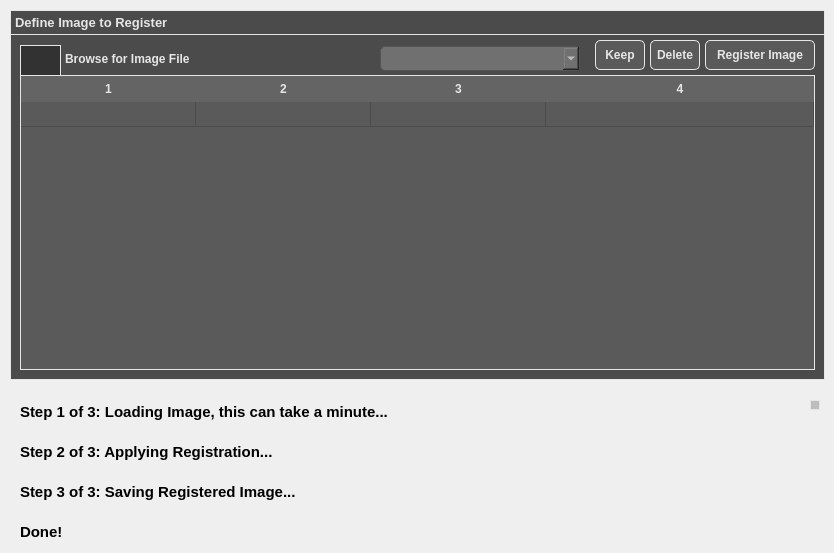
    <widget class="QWidget" name="ApplyToImageTabName">
     <attribute name="title">
      <string>Align Images</string>
     </attribute>
     <widget class="QFrame" name="ApplyToImageFrame">
      <property name="geometry">
       <rect>
        <x>10</x>
        <y>10</y>
        <width>815</width>
        <height>370</height>
       </rect>
      </property>
      <property name="styleSheet">
       <string notr="true">QFrame { 
	background-color: #4b4b4b;
	border: 1px solid #e6e6e6; /* Border  */
}</string>
      </property>
      <property name="frameShape">
       <enum>QFrame::StyledPanel</enum>
      </property>
      <property name="frameShadow">
       <enum>QFrame::Raised</enum>
      </property>
      <widget class="QTextEdit" name="ApplyToImageTableHeaderText">
       <property name="geometry">
        <rect>
         <x>0</x>
         <y>0</y>
         <width>815</width>
         <height>25</height>
        </rect>
       </property>
       <property name="font">
        <font>
         <pointsize>10</pointsize>
         <weight>75</weight>
         <bold>true</bold>
        </font>
       </property>
       <property name="styleSheet">
        <string notr="true">QTextEdit { 
	background-color: #4b4b4b;
	color: #e6e6e6; /* Text color */
	border: 1px solid #e6e6e6; /* Border  */
    text-align: left;
    font-weight: bold;
}</string>
       </property>
       <property name="verticalScrollBarPolicy">
        <enum>Qt::ScrollBarAlwaysOff</enum>
       </property>
       <property name="horizontalScrollBarPolicy">
        <enum>Qt::ScrollBarAlwaysOff</enum>
       </property>
       <property name="readOnly">
        <bool>true</bool>
       </property>
       <property name="html">
        <string>&lt;!DOCTYPE HTML PUBLIC &quot;-//W3C//DTD HTML 4.0//EN&quot; &quot;http://www.w3.org/TR/REC-html40/strict.dtd&quot;&gt;
&lt;html&gt;&lt;head&gt;&lt;meta name=&quot;qrichtext&quot; content=&quot;1&quot; /&gt;&lt;style type=&quot;text/css&quot;&gt;
p, li { white-space: pre-wrap; }
&lt;/style&gt;&lt;/head&gt;&lt;body style=&quot; font-family:'MS Shell Dlg 2'; font-size:10pt; font-weight:600; font-style:normal;&quot;&gt;
&lt;p style=&quot; margin-top:0px; margin-bottom:0px; margin-left:0px; margin-right:0px; -qt-block-indent:0; text-indent:0px;&quot;&gt;Define Image to Register&lt;/p&gt;&lt;/body&gt;&lt;/html&gt;</string>
       </property>
      </widget>
      <widget class="QPushButton" name="chooseImageFileButton">
       <property name="geometry">
        <rect>
         <x>10</x>
         <y>35</y>
         <width>41</width>
         <height>31</height>
        </rect>
       </property>
       <property name="font">
        <font>
         <weight>75</weight>
         <bold>true</bold>
        </font>
       </property>
       <property name="styleSheet">
        <string notr="true">QPushButton {
    background-color: #323232;
    color: #e6e6e6; /* Text color */
    border: 1px solid #e6e6e6; /* Border  */
    border-radius: 0px; /* Optional: Rounded corners */
    padding: 5px; /* Optional: Padding around text */
	qproperty-icon: url(Folder.jpg); /* Default icon */
}
 </string>
       </property>
       <property name="text">
        <string/>
       </property>
       <property name="iconSize">
        <size>
         <width>35</width>
         <height>35</height>
        </size>
       </property>
      </widget>
      <widget class="QTextEdit" name="BrowseForImageText">
       <property name="geometry">
        <rect>
         <x>51</x>
         <y>38</y>
         <width>201</width>
         <height>24</height>
        </rect>
       </property>
       <property name="font">
        <font>
         <pointsize>9</pointsize>
         <weight>75</weight>
         <bold>true</bold>
        </font>
       </property>
       <property name="styleSheet">
        <string notr="true">QTextEdit { 
	background-color: transparent;
	color: #e6e6e6; /* Text color */
	border: 0px solid #4b4b4b; /* Border  */
    border-radius: 5px; /* Optional: Rounded corners */
}</string>
       </property>
       <property name="verticalScrollBarPolicy">
        <enum>Qt::ScrollBarAlwaysOff</enum>
       </property>
       <property name="horizontalScrollBarPolicy">
        <enum>Qt::ScrollBarAlwaysOff</enum>
       </property>
       <property name="readOnly">
        <bool>true</bool>
       </property>
       <property name="html">
        <string>&lt;!DOCTYPE HTML PUBLIC &quot;-//W3C//DTD HTML 4.0//EN&quot; &quot;http://www.w3.org/TR/REC-html40/strict.dtd&quot;&gt;
&lt;html&gt;&lt;head&gt;&lt;meta name=&quot;qrichtext&quot; content=&quot;1&quot; /&gt;&lt;style type=&quot;text/css&quot;&gt;
p, li { white-space: pre-wrap; }
&lt;/style&gt;&lt;/head&gt;&lt;body style=&quot; font-family:'MS Shell Dlg 2'; font-size:9pt; font-weight:600; font-style:normal;&quot;&gt;
&lt;p style=&quot; margin-top:0px; margin-bottom:0px; margin-left:0px; margin-right:0px; -qt-block-indent:0; text-indent:0px;&quot;&gt;Browse for Image File&lt;/p&gt;&lt;/body&gt;&lt;/html&gt;</string>
       </property>
      </widget>
      <widget class="QComboBox" name="ApplyToImageComboBox">
       <property name="geometry">
        <rect>
         <x>370</x>
         <y>36</y>
         <width>200</width>
         <height>25</height>
        </rect>
       </property>
       <property name="font">
        <font>
         <pointsize>10</pointsize>
        </font>
       </property>
       <property name="styleSheet">
        <string notr="true">QComboBox {
    background-color: #707070; /* Light gray background color */
    color: #e6e6e6; /* Dark gray font color */
    padding: 5px; /* Optional: adds padding inside the combobox */
    border: 1px solid #555555; /* Optional: border color */
    border-radius: 5px; /* Optional: rounded corners */
}

QComboBox QAbstractItemView { /* Styles for dropdown list */
    background-color: #707070; /* Dropdown background color */
    color: #e6e6e6; /* Dropdown font color */
    selection-background-color: #cce5ff; /* Background color when an item is selected */
    selection-color: #e6e6e6; /* Font color of selected item */
}

</string>
       </property>
      </widget>
      <widget class="QPushButton" name="RegisterImageButton">
       <property name="geometry">
        <rect>
         <x>695</x>
         <y>30</y>
         <width>110</width>
         <height>30</height>
        </rect>
       </property>
       <property name="font">
        <font>
         <pointsize>9</pointsize>
         <weight>75</weight>
         <bold>true</bold>
        </font>
       </property>
       <property name="styleSheet">
        <string notr="true">QPushButton {
    background-color: #5a5a5a;
    color: #e6e6e6; /* Text color */
    border: 1px solid #e6e6e6; /* Border  */
    border-radius: 5px; /* Optional: Rounded corners */
    padding: 5px; /* Optional: Padding around text */
}

QPushButton:hover {
    background-color: #666f75; /* Grey-blue when hovered */
}

QPushButton:pressed {
    background-color: #7b8e9c; /* More blue when pressed */
}</string>
       </property>
       <property name="text">
        <string>Register Image</string>
       </property>
      </widget>
      <widget class="QTableWidget" name="ApplyToImageTableWidget">
       <property name="geometry">
        <rect>
         <x>10</x>
         <y>65</y>
         <width>795</width>
         <height>295</height>
        </rect>
       </property>
       <property name="font">
        <font>
         <pointsize>9</pointsize>
         <weight>75</weight>
         <bold>true</bold>
        </font>
       </property>
       <property name="styleSheet">
        <string notr="true">QTableView {
    background-color: #5a5a5a;
    color: #e6e6e6; 
    font-weight: bold;
    border: 1px solid #e6e6e6; /* Border  */
    border-radius: 0px; /* Optional: Rounded corners */
}

QHeaderView::section {
    border: 0px solid #e6e6e6; /* Border  */
    gridline-color: #e6e6e6; /* Set the color of the gridlines */
    background-color: #646464;
    color: #e6e6e6; 
    font-weight: bold;
    padding: 4px;
}

QHeaderView {
	border: 0px solid #e6e6e6; /* Border  */
    background-color: #646464; /* Background for the entire header area */
}

QTableCornerButton::section {
    background-color: #646464; /* Match the header background */
}

QTableWidget::item {
    border: 0px solid #e6e6e6; /* Border  */
    gridline-color: #e6e6e6; /* Set the color of the gridlines */
	text-align: center;
}

QTableView::viewport {
    background-color: #646464; /* Background beneath the last row */
}

QTableWidget::item:selected {
    background-color: #666f75; /* background for selected cells */
   color: #e6e6e6; /* Text color for selected cells */
}

QTableWidget::item:selected:!active {
    background-color: #5a5a5a; /* background when table loses focus */
    color: #e6e6e6; /* Text color */
}

QTableWidget QLineEdit {
    background-color: #666f75; /* Background when editing (light orange) */
    color: #e6e6e6; /* Text color while editing */
    border: 1px solid #e6e6e6; /* Border for the editor */
}</string>
       </property>
       <property name="editTriggers">
        <set>QAbstractItemView::NoEditTriggers</set>
       </property>
       <property name="rowCount">
        <number>1</number>
       </property>
       <property name="columnCount">
        <number>4</number>
       </property>
       <attribute name="horizontalHeaderCascadingSectionResizes">
        <bool>true</bool>
       </attribute>
       <attribute name="horizontalHeaderMinimumSectionSize">
        <number>175</number>
       </attribute>
       <attribute name="horizontalHeaderDefaultSectionSize">
        <number>175</number>
       </attribute>
       <attribute name="horizontalHeaderStretchLastSection">
        <bool>true</bool>
       </attribute>
       <attribute name="verticalHeaderVisible">
        <bool>false</bool>
       </attribute>
       <attribute name="verticalHeaderMinimumSectionSize">
        <number>25</number>
       </attribute>
       <attribute name="verticalHeaderDefaultSectionSize">
        <number>25</number>
       </attribute>
       <row/>
       <column/>
       <column/>
       <column/>
       <column/>
      </widget>
      <widget class="QPushButton" name="KeepApplyToImageButton">
       <property name="enabled">
        <bool>true</bool>
       </property>
       <property name="geometry">
        <rect>
         <x>585</x>
         <y>30</y>
         <width>50</width>
         <height>30</height>
        </rect>
       </property>
       <property name="font">
        <font>
         <pointsize>9</pointsize>
         <weight>75</weight>
         <bold>true</bold>
        </font>
       </property>
       <property name="styleSheet">
        <string notr="true">QPushButton {
    background-color: #5a5a5a;
    color: #e6e6e6; /* Text color */
    border: 1px solid #e6e6e6; /* Border  */
    border-radius: 5px; /* Optional: Rounded corners */
    padding: 5px; /* Optional: Padding around text */
}

QPushButton:hover {
    background-color: #666f75; /* Grey-blue when hovered */
}

QPushButton:pressed {
    background-color: #7b8e9c; /* More blue when pressed */
}</string>
       </property>
       <property name="text">
        <string>Keep</string>
       </property>
      </widget>
      <widget class="QPushButton" name="DeleteApplyToImageButton">
       <property name="geometry">
        <rect>
         <x>640</x>
         <y>30</y>
         <width>50</width>
         <height>30</height>
        </rect>
       </property>
       <property name="font">
        <font>
         <pointsize>9</pointsize>
         <weight>75</weight>
         <bold>true</bold>
        </font>
       </property>
       <property name="styleSheet">
        <string notr="true">QPushButton {
    background-color: #5a5a5a;
    color: #e6e6e6; /* Text color */
    border: 1px solid #e6e6e6; /* Border  */
    border-radius: 5px; /* Optional: Rounded corners */
    padding: 5px; /* Optional: Padding around text */
}

QPushButton:hover {
    background-color: #666f75; /* Grey-blue when hovered */
}

QPushButton:pressed {
    background-color: #7b8e9c; /* More blue when pressed */
}</string>
       </property>
       <property name="text">
        <string>Delete</string>
       </property>
      </widget>
     </widget>
     <widget class="QLabel" name="ApplyToImageText_1">
      <property name="geometry">
       <rect>
        <x>20</x>
        <y>400</y>
        <width>781</width>
        <height>24</height>
       </rect>
      </property>
      <property name="font">
       <font>
        <pointsize>11</pointsize>
        <weight>75</weight>
        <bold>true</bold>
       </font>
      </property>
      <property name="styleSheet">
       <string notr="true">QLabel { 
	background-color: transparent;
	color: #e6e6e6; /* Text color */
	border: 0px solid #e6e6e6; /* Border  */
    qproperty-alignment: 'AlignLeft';
}&lt;?xml version=&quot;1.0&quot; encoding=&quot;UTF-8&quot;?&gt;
&lt;ui version=&quot;4.0&quot;&gt;
 &lt;widget name=&quot;__qt_fake_top_level&quot;&gt;
  &lt;widget class=&quot;QLabel&quot; name=&quot;RegisterCoordsFrameHeaderText&quot;&gt;
   &lt;property name=&quot;geometry&quot;&gt;
    &lt;rect&gt;
     &lt;x&gt;10&lt;/x&gt;
     &lt;y&gt;156&lt;/y&gt;
     &lt;width&gt;510&lt;/width&gt;
     &lt;height&gt;24&lt;/height&gt;
    &lt;/rect&gt;
   &lt;/property&gt;
   &lt;property name=&quot;font&quot;&gt;
    &lt;font&gt;
     &lt;pointsize&gt;11&lt;/pointsize&gt;
     &lt;weight&gt;75&lt;/weight&gt;
     &lt;bold&gt;true&lt;/bold&gt;
    &lt;/font&gt;
   &lt;/property&gt;
   &lt;property name=&quot;styleSheet&quot;&gt;
    &lt;string notr=&quot;true&quot;&gt;QLabel { 
	background-color: transparent;
	color: #e6e6e6; /* Text color */
	border: 0px solid #e6e6e6; /* Border  */
    qproperty-alignment: 'AlignCenter';
}&lt;/string&gt;
   &lt;/property&gt;
   &lt;property name=&quot;text&quot;&gt;
    &lt;string&gt;Unregistered Moving Image&lt;/string&gt;
   &lt;/property&gt;
  &lt;/widget&gt;
 &lt;/widget&gt;
 &lt;resources/&gt;
&lt;/ui&gt;
</string>
      </property>
      <property name="text">
       <string>Step 1 of 3: Loading Image, this can take a minute...</string>
      </property>
     </widget>
     <widget class="QLabel" name="ApplyToImageText_2">
      <property name="geometry">
       <rect>
        <x>20</x>
        <y>440</y>
        <width>791</width>
        <height>24</height>
       </rect>
      </property>
      <property name="font">
       <font>
        <pointsize>11</pointsize>
        <weight>75</weight>
        <bold>true</bold>
       </font>
      </property>
      <property name="styleSheet">
       <string notr="true">QLabel { 
	background-color: transparent;
	color: #e6e6e6; /* Text color */
	border: 0px solid #e6e6e6; /* Border  */
    qproperty-alignment: 'AlignLeft';
}&lt;?xml version=&quot;1.0&quot; encoding=&quot;UTF-8&quot;?&gt;
&lt;ui version=&quot;4.0&quot;&gt;
 &lt;widget name=&quot;__qt_fake_top_level&quot;&gt;
  &lt;widget class=&quot;QLabel&quot; name=&quot;RegisterCoordsFrameHeaderText&quot;&gt;
   &lt;property name=&quot;geometry&quot;&gt;
    &lt;rect&gt;
     &lt;x&gt;10&lt;/x&gt;
     &lt;y&gt;156&lt;/y&gt;
     &lt;width&gt;510&lt;/width&gt;
     &lt;height&gt;24&lt;/height&gt;
    &lt;/rect&gt;
   &lt;/property&gt;
   &lt;property name=&quot;font&quot;&gt;
    &lt;font&gt;
     &lt;pointsize&gt;11&lt;/pointsize&gt;
     &lt;weight&gt;75&lt;/weight&gt;
     &lt;bold&gt;true&lt;/bold&gt;
    &lt;/font&gt;
   &lt;/property&gt;
   &lt;property name=&quot;styleSheet&quot;&gt;
    &lt;string notr=&quot;true&quot;&gt;QLabel { 
	background-color: transparent;
	color: #e6e6e6; /* Text color */
	border: 0px solid #e6e6e6; /* Border  */
    qproperty-alignment: 'AlignCenter';
}&lt;/string&gt;
   &lt;/property&gt;
   &lt;property name=&quot;text&quot;&gt;
    &lt;string&gt;Unregistered Moving Image&lt;/string&gt;
   &lt;/property&gt;
  &lt;/widget&gt;
 &lt;/widget&gt;
 &lt;resources/&gt;
&lt;/ui&gt;
</string>
      </property>
      <property name="text">
       <string>Step 2 of 3: Applying Registration...</string>
      </property>
     </widget>
     <widget class="QLabel" name="ApplyToImageText_3">
      <property name="geometry">
       <rect>
        <x>20</x>
        <y>480</y>
        <width>761</width>
        <height>24</height>
       </rect>
      </property>
      <property name="font">
       <font>
        <pointsize>11</pointsize>
        <weight>75</weight>
        <bold>true</bold>
       </font>
      </property>
      <property name="styleSheet">
       <string notr="true">QLabel { 
	background-color: transparent;
	color: #e6e6e6; /* Text color */
	border: 0px solid #e6e6e6; /* Border  */
    qproperty-alignment: 'AlignLeft';
}&lt;?xml version=&quot;1.0&quot; encoding=&quot;UTF-8&quot;?&gt;
&lt;ui version=&quot;4.0&quot;&gt;
 &lt;widget name=&quot;__qt_fake_top_level&quot;&gt;
  &lt;widget class=&quot;QLabel&quot; name=&quot;RegisterCoordsFrameHeaderText&quot;&gt;
   &lt;property name=&quot;geometry&quot;&gt;
    &lt;rect&gt;
     &lt;x&gt;10&lt;/x&gt;
     &lt;y&gt;156&lt;/y&gt;
     &lt;width&gt;510&lt;/width&gt;
     &lt;height&gt;24&lt;/height&gt;
    &lt;/rect&gt;
   &lt;/property&gt;
   &lt;property name=&quot;font&quot;&gt;
    &lt;font&gt;
     &lt;pointsize&gt;11&lt;/pointsize&gt;
     &lt;weight&gt;75&lt;/weight&gt;
     &lt;bold&gt;true&lt;/bold&gt;
    &lt;/font&gt;
   &lt;/property&gt;
   &lt;property name=&quot;styleSheet&quot;&gt;
    &lt;string notr=&quot;true&quot;&gt;QLabel { 
	background-color: transparent;
	color: #e6e6e6; /* Text color */
	border: 0px solid #e6e6e6; /* Border  */
    qproperty-alignment: 'AlignCenter';
}&lt;/string&gt;
   &lt;/property&gt;
   &lt;property name=&quot;text&quot;&gt;
    &lt;string&gt;Unregistered Moving Image&lt;/string&gt;
   &lt;/property&gt;
  &lt;/widget&gt;
 &lt;/widget&gt;
 &lt;resources/&gt;
&lt;/ui&gt;
</string>
      </property>
      <property name="text">
       <string>Step 3 of 3: Saving Registered Image...</string>
      </property>
     </widget>
     <widget class="QLabel" name="ApplyToImageText_4">
      <property name="geometry">
       <rect>
        <x>20</x>
        <y>520</y>
        <width>801</width>
        <height>24</height>
       </rect>
      </property>
      <property name="font">
       <font>
        <pointsize>11</pointsize>
        <weight>75</weight>
        <bold>true</bold>
       </font>
      </property>
      <property name="styleSheet">
       <string notr="true">QLabel { 
	background-color: transparent;
	color: #e6e6e6; /* Text color */
	border: 0px solid #e6e6e6; /* Border  */
    qproperty-alignment: 'AlignLeft';
}&lt;?xml version=&quot;1.0&quot; encoding=&quot;UTF-8&quot;?&gt;
&lt;ui version=&quot;4.0&quot;&gt;
 &lt;widget name=&quot;__qt_fake_top_level&quot;&gt;
  &lt;widget class=&quot;QLabel&quot; name=&quot;RegisterCoordsFrameHeaderText&quot;&gt;
   &lt;property name=&quot;geometry&quot;&gt;
    &lt;rect&gt;
     &lt;x&gt;10&lt;/x&gt;
     &lt;y&gt;156&lt;/y&gt;
     &lt;width&gt;510&lt;/width&gt;
     &lt;height&gt;24&lt;/height&gt;
    &lt;/rect&gt;
   &lt;/property&gt;
   &lt;property name=&quot;font&quot;&gt;
    &lt;font&gt;
     &lt;pointsize&gt;11&lt;/pointsize&gt;
     &lt;weight&gt;75&lt;/weight&gt;
     &lt;bold&gt;true&lt;/bold&gt;
    &lt;/font&gt;
   &lt;/property&gt;
   &lt;property name=&quot;styleSheet&quot;&gt;
    &lt;string notr=&quot;true&quot;&gt;QLabel { 
	background-color: transparent;
	color: #e6e6e6; /* Text color */
	border: 0px solid #e6e6e6; /* Border  */
    qproperty-alignment: 'AlignCenter';
}&lt;/string&gt;
   &lt;/property&gt;
   &lt;property name=&quot;text&quot;&gt;
    &lt;string&gt;Unregistered Moving Image&lt;/string&gt;
   &lt;/property&gt;
  &lt;/widget&gt;
 &lt;/widget&gt;
 &lt;resources/&gt;
&lt;/ui&gt;
</string>
      </property>
      <property name="text">
       <string>Done!</string>
      </property>
     </widget>
     <widget class="QFrame" name="DisableFrame_I1">
      <property name="geometry">
       <rect>
        <x>810</x>
        <y>400</y>
        <width>10</width>
        <height>10</height>
       </rect>
      </property>
      <property name="styleSheet">
       <string notr="true">QFrame { 
	background-color: rgba(115, 115, 115, 0.4);
	border: 1px solid #e6e6e6; /* Border  */
}</string>
      </property>
      <property name="frameShape">
       <enum>QFrame::StyledPanel</enum>
      </property>
      <property name="frameShadow">
       <enum>QFrame::Raised</enum>
      </property>
      <widget class="QFrame" name="DisableFrame_E1_12">
       <property name="geometry">
        <rect>
         <x>-190</x>
         <y>30</y>
         <width>31</width>
         <height>31</height>
        </rect>
       </property>
       <property name="styleSheet">
        <string notr="true">QFrame { 
	background-color: rgba(255, 255, 255, 0.4);
	border: 1px solid #e6e6e6; /* Border  */
}</string>
       </property>
       <property name="frameShape">
        <enum>QFrame::StyledPanel</enum>
       </property>
       <property name="frameShadow">
        <enum>QFrame::Raised</enum>
       </property>
      </widget>
     </widget>
    </widget>
